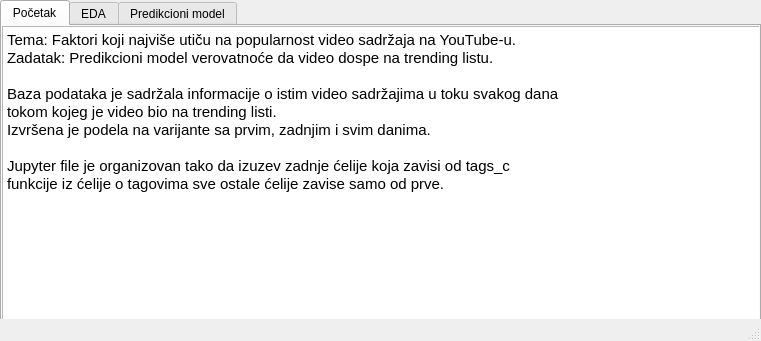
<?xml version="1.0" encoding="UTF-8"?>
<ui version="4.0">
 <class>MainWindow</class>
 <widget class="QMainWindow" name="MainWindow">
  <property name="geometry">
   <rect>
    <x>0</x>
    <y>0</y>
    <width>761</width>
    <height>341</height>
   </rect>
  </property>
  <property name="windowTitle">
   <string>Izveštaj</string>
  </property>
  <widget class="QWidget" name="centralwidget">
   <widget class="QTabWidget" name="tabWidget">
    <property name="geometry">
     <rect>
      <x>0</x>
      <y>0</y>
      <width>761</width>
      <height>321</height>
     </rect>
    </property>
    <property name="currentIndex">
     <number>0</number>
    </property>
    <widget class="QWidget" name="tab_3">
     <attribute name="title">
      <string>Početak</string>
     </attribute>
     <widget class="QTextBrowser" name="textBrowser">
      <property name="geometry">
       <rect>
        <x>0</x>
        <y>0</y>
        <width>761</width>
        <height>301</height>
       </rect>
      </property>
      <property name="html">
       <string>&lt;!DOCTYPE HTML PUBLIC &quot;-//W3C//DTD HTML 4.0//EN&quot; &quot;http://www.w3.org/TR/REC-html40/strict.dtd&quot;&gt;
&lt;html&gt;&lt;head&gt;&lt;meta name=&quot;qrichtext&quot; content=&quot;1&quot; /&gt;&lt;style type=&quot;text/css&quot;&gt;
p, li { white-space: pre-wrap; }
&lt;/style&gt;&lt;/head&gt;&lt;body style=&quot; font-family:'URW Gothic'; font-size:11pt; font-weight:400; font-style:normal;&quot;&gt;
&lt;p style=&quot; margin-top:0px; margin-bottom:0px; margin-left:0px; margin-right:0px; -qt-block-indent:0; text-indent:0px;&quot;&gt;Tema: Faktori koji najviše utiču na popularnost video sadržaja na YouTube-u.&lt;/p&gt;
&lt;p style=&quot; margin-top:0px; margin-bottom:0px; margin-left:0px; margin-right:0px; -qt-block-indent:0; text-indent:0px;&quot;&gt;Zadatak: Predikcioni model verovatnoće da video dospe na trending listu.&lt;/p&gt;
&lt;p style=&quot;-qt-paragraph-type:empty; margin-top:0px; margin-bottom:0px; margin-left:0px; margin-right:0px; -qt-block-indent:0; text-indent:0px;&quot;&gt;&lt;br /&gt;&lt;/p&gt;
&lt;p style=&quot; margin-top:0px; margin-bottom:0px; margin-left:0px; margin-right:0px; -qt-block-indent:0; text-indent:0px;&quot;&gt;Baza podataka je sadržala informacije o istim video sadržajima u toku svakog dana&lt;/p&gt;
&lt;p style=&quot; margin-top:0px; margin-bottom:0px; margin-left:0px; margin-right:0px; -qt-block-indent:0; text-indent:0px;&quot;&gt;tokom kojeg je video bio na trending listi.&lt;/p&gt;
&lt;p style=&quot; margin-top:0px; margin-bottom:0px; margin-left:0px; margin-right:0px; -qt-block-indent:0; text-indent:0px;&quot;&gt;Izvršena je podela na varijante sa prvim, zadnjim i svim danima.&lt;/p&gt;
&lt;p style=&quot;-qt-paragraph-type:empty; margin-top:0px; margin-bottom:0px; margin-left:0px; margin-right:0px; -qt-block-indent:0; text-indent:0px;&quot;&gt;&lt;br /&gt;&lt;/p&gt;
&lt;p style=&quot; margin-top:0px; margin-bottom:0px; margin-left:0px; margin-right:0px; -qt-block-indent:0; text-indent:0px;&quot;&gt;Jupyter file je organizovan tako da izuzev zadnje ćelije koja zavisi od tags_c&lt;/p&gt;
&lt;p style=&quot; margin-top:0px; margin-bottom:0px; margin-left:0px; margin-right:0px; -qt-block-indent:0; text-indent:0px;&quot;&gt;funkcije iz ćelije o tagovima sve ostale ćelije zavise samo od prve.&lt;/p&gt;&lt;/body&gt;&lt;/html&gt;</string>
      </property>
     </widget>
    </widget>
    <widget class="QWidget" name="tab">
     <attribute name="title">
      <string>EDA</string>
     </attribute>
     <widget class="QTextBrowser" name="textBrowser_2">
      <property name="geometry">
       <rect>
        <x>0</x>
        <y>0</y>
        <width>761</width>
        <height>311</height>
       </rect>
      </property>
      <property name="html">
       <string>&lt;!DOCTYPE HTML PUBLIC &quot;-//W3C//DTD HTML 4.0//EN&quot; &quot;http://www.w3.org/TR/REC-html40/strict.dtd&quot;&gt;
&lt;html&gt;&lt;head&gt;&lt;meta name=&quot;qrichtext&quot; content=&quot;1&quot; /&gt;&lt;style type=&quot;text/css&quot;&gt;
p, li { white-space: pre-wrap; }
&lt;/style&gt;&lt;/head&gt;&lt;body style=&quot; font-family:'URW Gothic'; font-size:11pt; font-weight:400; font-style:normal;&quot;&gt;
&lt;p style=&quot; margin-top:0px; margin-bottom:0px; margin-left:0px; margin-right:0px; -qt-block-indent:0; text-indent:0px;&quot;&gt;Prvi korak je bio upoznavanje sa podacima.&lt;/p&gt;
&lt;p style=&quot; margin-top:0px; margin-bottom:0px; margin-left:0px; margin-right:0px; -qt-block-indent:0; text-indent:0px;&quot;&gt;Prvo zapažanje je da ima dosta ekstremnih vrednosti medju podacima:&lt;/p&gt;
&lt;p style=&quot; margin-top:0px; margin-bottom:0px; margin-left:0px; margin-right:0px; -qt-block-indent:0; text-indent:0px;&quot;&gt;-Velika razlika izmedju 75tog percentila i maksimalnih vrednosti&lt;/p&gt;
&lt;p style=&quot; margin-top:0px; margin-bottom:0px; margin-left:0px; margin-right:0px; -qt-block-indent:0; text-indent:0px;&quot;&gt;-Video klipovi sa 0 pregleda, lajkova i dislajkova&lt;/p&gt;
&lt;p style=&quot;-qt-paragraph-type:empty; margin-top:0px; margin-bottom:0px; margin-left:0px; margin-right:0px; -qt-block-indent:0; text-indent:0px;&quot;&gt;&lt;br /&gt;&lt;/p&gt;
&lt;p style=&quot; margin-top:0px; margin-bottom:0px; margin-left:0px; margin-right:0px; -qt-block-indent:0; text-indent:0px;&quot;&gt;Da bi se bolje razumeo odnos izmedju pregleda i broja utisaka o video sadržaju&lt;/p&gt;
&lt;p style=&quot; margin-top:0px; margin-bottom:0px; margin-left:0px; margin-right:0px; -qt-block-indent:0; text-indent:0px;&quot;&gt;napravljena je kolona reactions koja predstavlja zbir lajkova i dislajkova&lt;/p&gt;
&lt;p style=&quot; margin-top:0px; margin-bottom:0px; margin-left:0px; margin-right:0px; -qt-block-indent:0; text-indent:0px;&quot;&gt;iz istog reda.&lt;/p&gt;
&lt;p style=&quot;-qt-paragraph-type:empty; margin-top:0px; margin-bottom:0px; margin-left:0px; margin-right:0px; -qt-block-indent:0; text-indent:0px;&quot;&gt;&lt;br /&gt;&lt;/p&gt;
&lt;p style=&quot; margin-top:0px; margin-bottom:0px; margin-left:0px; margin-right:0px; -qt-block-indent:0; text-indent:0px;&quot;&gt;I u podacima o pregledima i o reakcijama ima dosta varijacije iako je većina&lt;/p&gt;
&lt;p style=&quot; margin-top:0px; margin-bottom:0px; margin-left:0px; margin-right:0px; -qt-block-indent:0; text-indent:0px;&quot;&gt;vrednosti koje su realno uobičajene, da bi se vrednosti normalizovale primenjena&lt;/p&gt;
&lt;p style=&quot; margin-top:0px; margin-bottom:0px; margin-left:0px; margin-right:0px; -qt-block-indent:0; text-indent:0px;&quot;&gt;je transformacija prirodnim logaritmom na obe kolone i nakon toga je moguće&lt;/p&gt;
&lt;p style=&quot; margin-top:0px; margin-bottom:0px; margin-left:0px; margin-right:0px; -qt-block-indent:0; text-indent:0px;&quot;&gt;dobiti broj reakcija po pogledima i utvrditi skoro linearan odnos izmedju&lt;/p&gt;
&lt;p style=&quot; margin-top:0px; margin-bottom:0px; margin-left:0px; margin-right:0px; -qt-block-indent:0; text-indent:0px;&quot;&gt;broja pogleda i reakcija.&lt;/p&gt;
&lt;p style=&quot; margin-top:0px; margin-bottom:0px; margin-left:0px; margin-right:0px; -qt-block-indent:0; text-indent:0px;&quot;&gt;&lt;img src=&quot;:/slike/corelation.jpg&quot; /&gt;&lt;/p&gt;
&lt;p style=&quot; margin-top:0px; margin-bottom:0px; margin-left:0px; margin-right:0px; -qt-block-indent:0; text-indent:0px;&quot;&gt;Podaci o dislajkovima nisu dovoljni da bi se utvrdilo da je neki video sadržaj&lt;/p&gt;
&lt;p style=&quot; margin-top:0px; margin-bottom:0px; margin-left:0px; margin-right:0px; -qt-block-indent:0; text-indent:0px;&quot;&gt;relativno loš. Nakon sortiranja redova po dislajkovima može se uočiti da neki&lt;/p&gt;
&lt;p style=&quot; margin-top:0px; margin-bottom:0px; margin-left:0px; margin-right:0px; -qt-block-indent:0; text-indent:0px;&quot;&gt;klipovi imaju daleko više lajkova od dislajkova.&lt;/p&gt;
&lt;p style=&quot; margin-top:0px; margin-bottom:0px; margin-left:0px; margin-right:0px; -qt-block-indent:0; text-indent:0px;&quot;&gt;Zbog ovoga uvedena je kolona liked% koja je produkt deljenja broja lajkova sa&lt;/p&gt;
&lt;p style=&quot; margin-top:0px; margin-bottom:0px; margin-left:0px; margin-right:0px; -qt-block-indent:0; text-indent:0px;&quot;&gt;brojem reakcija i množenjem sa 100 da bi se dobio odnos lajkova i dislajkova.&lt;/p&gt;
&lt;p style=&quot; margin-top:0px; margin-bottom:0px; margin-left:0px; margin-right:0px; -qt-block-indent:0; text-indent:0px;&quot;&gt;Iz njih možemo zaključiti da većina snimaka ima odnos veći od 80:1 ali da&lt;/p&gt;
&lt;p style=&quot; margin-top:0px; margin-bottom:0px; margin-left:0px; margin-right:0px; -qt-block-indent:0; text-indent:0px;&quot;&gt;kontroverzni sadržaj može ući u trending listu&lt;/p&gt;
&lt;p style=&quot; margin-top:0px; margin-bottom:0px; margin-left:0px; margin-right:0px; -qt-block-indent:0; text-indent:0px;&quot;&gt;&lt;img src=&quot;:/slike/liked.jpg&quot; /&gt;&lt;/p&gt;
&lt;p style=&quot; margin-top:0px; margin-bottom:0px; margin-left:0px; margin-right:0px; -qt-block-indent:0; text-indent:0px;&quot;&gt;Analiza komentara urađena je paketom TextBlob i bazom Corpora koja se može instalirati&lt;/p&gt;
&lt;p style=&quot; margin-top:0px; margin-bottom:0px; margin-left:0px; margin-right:0px; -qt-block-indent:0; text-indent:0px;&quot;&gt;komandom python -m textblob.download_corpora&lt;/p&gt;
&lt;p style=&quot; margin-top:0px; margin-bottom:0px; margin-left:0px; margin-right:0px; -qt-block-indent:0; text-indent:0px;&quot;&gt;Sadržaj sa manjim procentom sviđanja nije nužno loš jer analiza komentara ukazuje da je&lt;/p&gt;
&lt;p style=&quot; margin-top:0px; margin-bottom:0px; margin-left:0px; margin-right:0px; -qt-block-indent:0; text-indent:0px;&quot;&gt;većina komentara pozitivna ili neutralna&lt;/p&gt;
&lt;p style=&quot; margin-top:0px; margin-bottom:0px; margin-left:0px; margin-right:0px; -qt-block-indent:0; text-indent:0px;&quot;&gt;&lt;img src=&quot;:/slike/comments.jpg&quot; /&gt;&lt;/p&gt;
&lt;p style=&quot; margin-top:0px; margin-bottom:0px; margin-left:0px; margin-right:0px; -qt-block-indent:0; text-indent:0px;&quot;&gt;Iz datuma je izvučen dan kada je video sadržaj ušao u trending listu&lt;/p&gt;
&lt;p style=&quot; margin-top:0px; margin-bottom:0px; margin-left:0px; margin-right:0px; -qt-block-indent:0; text-indent:0px;&quot;&gt;Moguće je ustanoviti da je ponedeljak nepovoljan dan za objavu video sadržaja&lt;/p&gt;
&lt;p style=&quot; margin-top:0px; margin-bottom:0px; margin-left:0px; margin-right:0px; -qt-block-indent:0; text-indent:0px;&quot;&gt;i da sredom počinje efektivna nedelja.&lt;/p&gt;
&lt;p style=&quot; margin-top:0px; margin-bottom:0px; margin-left:0px; margin-right:0px; -qt-block-indent:0; text-indent:0px;&quot;&gt;&lt;img src=&quot;:/slike/day.jpg&quot; /&gt;&lt;/p&gt;
&lt;p style=&quot; margin-top:0px; margin-bottom:0px; margin-left:0px; margin-right:0px; -qt-block-indent:0; text-indent:0px;&quot;&gt;Brojanjem klipova postavljenih u svakoj kategoriji može se doći do zaključka da&lt;/p&gt;
&lt;p style=&quot; margin-top:0px; margin-bottom:0px; margin-left:0px; margin-right:0px; -qt-block-indent:0; text-indent:0px;&quot;&gt;najveći broj video sadržaja pripada kategorijama zabave, muzike i how-to.&lt;/p&gt;
&lt;p style=&quot; margin-top:0px; margin-bottom:0px; margin-left:0px; margin-right:0px; -qt-block-indent:0; text-indent:0px;&quot;&gt;Međutim ako izbrojimo koliko dana prosečan klip u svakoj kategoriji ostane u trending&lt;/p&gt;
&lt;p style=&quot; margin-top:0px; margin-bottom:0px; margin-left:0px; margin-right:0px; -qt-block-indent:0; text-indent:0px;&quot;&gt;listi možemo zaključiti da sadržaji tipa film i animacija, muzika i edukacija ostaju&lt;/p&gt;
&lt;p style=&quot; margin-top:0px; margin-bottom:0px; margin-left:0px; margin-right:0px; -qt-block-indent:0; text-indent:0px;&quot;&gt;duže na trending listi.&lt;/p&gt;
&lt;p style=&quot; margin-top:0px; margin-bottom:0px; margin-left:0px; margin-right:0px; -qt-block-indent:0; text-indent:0px;&quot;&gt;&lt;img src=&quot;:/slike/category.jpg&quot; /&gt;&lt;/p&gt;
&lt;p style=&quot; margin-top:0px; margin-bottom:0px; margin-left:0px; margin-right:0px; -qt-block-indent:0; text-indent:0px;&quot;&gt;Slično se može reći i za tagove, najkoršćeniji su funny, comedy i humor ali malo&lt;/p&gt;
&lt;p style=&quot; margin-top:0px; margin-bottom:0px; margin-left:0px; margin-right:0px; -qt-block-indent:0; text-indent:0px;&quot;&gt;duže ostaju na trending listi sadržaji tipa food, vlog i beauty.&lt;/p&gt;
&lt;p style=&quot; margin-top:0px; margin-bottom:0px; margin-left:0px; margin-right:0px; -qt-block-indent:0; text-indent:0px;&quot;&gt;&lt;img src=&quot;:/slike/tags.jpg&quot; /&gt;&lt;/p&gt;
&lt;p style=&quot; margin-top:0px; margin-bottom:0px; margin-left:0px; margin-right:0px; -qt-block-indent:0; text-indent:0px;&quot;&gt;Iz podataka o pregledima može se proceniti na osnovu deljenja broja pregleda sa brojem&lt;/p&gt;
&lt;p style=&quot; margin-top:0px; margin-bottom:0px; margin-left:0px; margin-right:0px; -qt-block-indent:0; text-indent:0px;&quot;&gt;reakcija da je najverovatnije da će trending klip biti odgledan od&lt;/p&gt;
&lt;p style=&quot; margin-top:0px; margin-bottom:0px; margin-left:0px; margin-right:0px; -qt-block-indent:0; text-indent:0px;&quot;&gt;strane jedne osobe 20 do 60 puta.&lt;/p&gt;
&lt;p style=&quot; margin-top:0px; margin-bottom:0px; margin-left:0px; margin-right:0px; -qt-block-indent:0; text-indent:0px;&quot;&gt;&lt;img src=&quot;:/slike/re_watches.jpg&quot; /&gt;&lt;/p&gt;&lt;/body&gt;&lt;/html&gt;</string>
      </property>
     </widget>
    </widget>
    <widget class="QWidget" name="tab_2">
     <attribute name="title">
      <string>Predikcioni model</string>
     </attribute>
     <widget class="QTextBrowser" name="textBrowser_3">
      <property name="geometry">
       <rect>
        <x>0</x>
        <y>0</y>
        <width>761</width>
        <height>291</height>
       </rect>
      </property>
      <property name="html">
       <string>&lt;!DOCTYPE HTML PUBLIC &quot;-//W3C//DTD HTML 4.0//EN&quot; &quot;http://www.w3.org/TR/REC-html40/strict.dtd&quot;&gt;
&lt;html&gt;&lt;head&gt;&lt;meta name=&quot;qrichtext&quot; content=&quot;1&quot; /&gt;&lt;style type=&quot;text/css&quot;&gt;
p, li { white-space: pre-wrap; }
&lt;/style&gt;&lt;/head&gt;&lt;body style=&quot; font-family:'URW Gothic'; font-size:11pt; font-weight:400; font-style:normal;&quot;&gt;
&lt;p style=&quot; margin-top:0px; margin-bottom:0px; margin-left:0px; margin-right:0px; -qt-block-indent:0; text-indent:0px;&quot;&gt;EDA analizom se može ustanoviti da su najznačaniji faktori popularnosti video sadržaja&lt;/p&gt;
&lt;p style=&quot; margin-top:0px; margin-bottom:0px; margin-left:0px; margin-right:0px; -qt-block-indent:0; text-indent:0px;&quot;&gt;kojoj kategoriji pripada sadržaj i koje tagove ima.&lt;/p&gt;
&lt;p style=&quot; margin-top:0px; margin-bottom:0px; margin-left:0px; margin-right:0px; -qt-block-indent:0; text-indent:0px;&quot;&gt;Tip algoritma koji se koristi je one class classifier i podaci koje ćemo mu proslediti za&lt;/p&gt;
&lt;p style=&quot; margin-top:0px; margin-bottom:0px; margin-left:0px; margin-right:0px; -qt-block-indent:0; text-indent:0px;&quot;&gt;mašinsko učenje su samo kategorija i tagovi.&lt;/p&gt;
&lt;p style=&quot;-qt-paragraph-type:empty; margin-top:0px; margin-bottom:0px; margin-left:0px; margin-right:0px; -qt-block-indent:0; text-indent:0px;&quot;&gt;&lt;br /&gt;&lt;/p&gt;
&lt;p style=&quot; margin-top:0px; margin-bottom:0px; margin-left:0px; margin-right:0px; -qt-block-indent:0; text-indent:0px;&quot;&gt;Korišćeni algoritam, OneClassSVM sam traži ekstremne vrednosti u podacima i uči na&lt;/p&gt;
&lt;p style=&quot; margin-top:0px; margin-bottom:0px; margin-left:0px; margin-right:0px; -qt-block-indent:0; text-indent:0px;&quot;&gt;podacima u normalnom opsegu medjutim nije loše da se podaci pripreme unapred.&lt;/p&gt;
&lt;p style=&quot;-qt-paragraph-type:empty; margin-top:0px; margin-bottom:0px; margin-left:0px; margin-right:0px; -qt-block-indent:0; text-indent:0px;&quot;&gt;&lt;br /&gt;&lt;/p&gt;
&lt;p style=&quot; margin-top:0px; margin-bottom:0px; margin-left:0px; margin-right:0px; -qt-block-indent:0; text-indent:0px;&quot;&gt;Za većinu algoritama bitno je podeliti bazu u deo za treniranje i deo za testiranje &lt;/p&gt;
&lt;p style=&quot; margin-top:0px; margin-bottom:0px; margin-left:0px; margin-right:0px; -qt-block-indent:0; text-indent:0px;&quot;&gt;da bi model mogao biti testiran na podacima sa kojima nije bio u kontaktu.&lt;/p&gt;
&lt;p style=&quot;-qt-paragraph-type:empty; margin-top:0px; margin-bottom:0px; margin-left:0px; margin-right:0px; -qt-block-indent:0; text-indent:0px;&quot;&gt;&lt;br /&gt;&lt;/p&gt;
&lt;p style=&quot; margin-top:0px; margin-bottom:0px; margin-left:0px; margin-right:0px; -qt-block-indent:0; text-indent:0px;&quot;&gt;Program scikit radi samo sa numeričkim vrednostima.&lt;/p&gt;
&lt;p style=&quot; margin-top:0px; margin-bottom:0px; margin-left:0px; margin-right:0px; -qt-block-indent:0; text-indent:0px;&quot;&gt;Konverzija u numeričku reprezentaciju je izvršena transformacijom prirodnim logaritmom da&lt;/p&gt;
&lt;p style=&quot; margin-top:0px; margin-bottom:0px; margin-left:0px; margin-right:0px; -qt-block-indent:0; text-indent:0px;&quot;&gt;bi se dodala malo veća težina podacima koji su učestaliji.&lt;/p&gt;
&lt;p style=&quot;-qt-paragraph-type:empty; margin-top:0px; margin-bottom:0px; margin-left:0px; margin-right:0px; -qt-block-indent:0; text-indent:0px;&quot;&gt;&lt;br /&gt;&lt;/p&gt;
&lt;p style=&quot; margin-top:0px; margin-bottom:0px; margin-left:0px; margin-right:0px; -qt-block-indent:0; text-indent:0px;&quot;&gt;Nakon konverzije pokreće se predikcioni model i traži se optimalni broj tagova sa kojima je&lt;/p&gt;
&lt;p style=&quot; margin-top:0px; margin-bottom:0px; margin-left:0px; margin-right:0px; -qt-block-indent:0; text-indent:0px;&quot;&gt;model najprezicniji. Taj broj varira u zavisnosti od drugih podataka - u ovom slučaju to je 6.&lt;/p&gt;
&lt;p style=&quot;-qt-paragraph-type:empty; margin-top:0px; margin-bottom:0px; margin-left:0px; margin-right:0px; -qt-block-indent:0; text-indent:0px;&quot;&gt;&lt;br /&gt;&lt;/p&gt;
&lt;p style=&quot; margin-top:0px; margin-bottom:0px; margin-left:0px; margin-right:0px; -qt-block-indent:0; text-indent:0px;&quot;&gt;Tačnost modela je ~69.58%, što znači da je toliko procenta klipova iz baze odvojene za&lt;/p&gt;
&lt;p style=&quot; margin-top:0px; margin-bottom:0px; margin-left:0px; margin-right:0px; -qt-block-indent:0; text-indent:0px;&quot;&gt;testiranje tačno odredio.&lt;/p&gt;&lt;/body&gt;&lt;/html&gt;</string>
      </property>
     </widget>
    </widget>
   </widget>
  </widget>
  <widget class="QStatusBar" name="statusbar"/>
 </widget>
 <resources>
  <include location="resursi.qrc"/>
 </resources>
 <connections/>
</ui>
